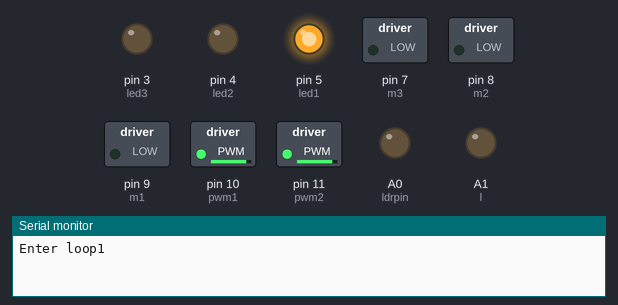
Bench run of a sketch on a simulated Arduino Uno, built with avr-gcc and run on an emulated ATmega328P. Shown: switched loads named in the sketch (green lamp = pin HIGH), output pins drawn as LEDs (lit = HIGH), the last lines printed to the serial monitor.

Above: at 0.5 s.
At 2.0 s:
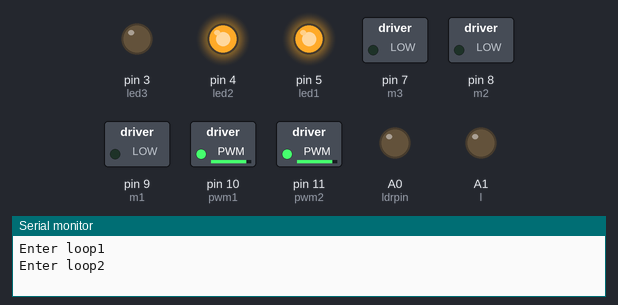
At 4.0 s:
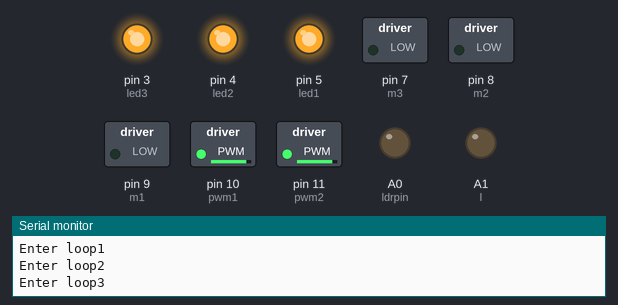
At 5.5 s:
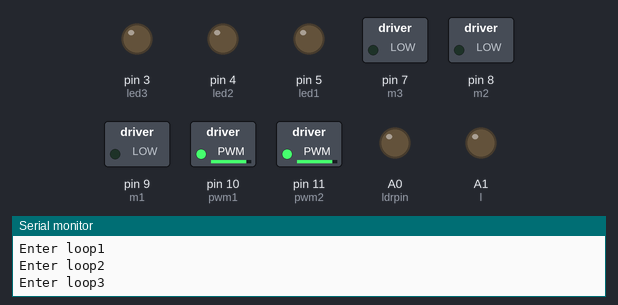
Timing chart, 0 to 9.3 s (numbered marks = the images above):
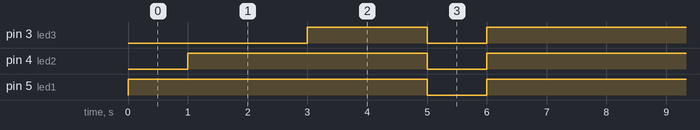

Measured:
- by itself, pin 3 (led3), pin 4 (led2), pin 5 (led1): repeats every 7.2 s: LOW 1.0 s, HIGH 6.2 s

The sketch:

laser_tank.ino
```cpp
#include <SoftwareSerial.h>
SoftwareSerial EEBlue(13,12);
const int laspin=4;
char state;
//char laser;
int i=0;
#define l A1
long int t;
int currentmillis,premillis;

#define ldrpin A0

const int val=400;

#define led1 5
#define led2 4
#define led3 3


#define m1 9
#define m2 8
#define m3 7
#define m4 6
#define pwm1 10
#define pwm2 11


void setup(){

 pinMode(ldrpin,OUTPUT);
  pinMode(l,OUTPUT);

 pinMode(led1,OUTPUT);
  pinMode(led2,OUTPUT);
   pinMode(led3,OUTPUT);

pinMode(A1,HIGH);
pinMode(m1,OUTPUT);
pinMode(m2,OUTPUT);
pinMode(m3,OUTPUT);

pinMode(pwm1,OUTPUT);
pinMode(pwm2,OUTPUT);

analogWrite(pwm1,225);
analogWrite(pwm2,225);

Serial.begin(38400);

EEBlue.begin(38400) ;
  }

void loop() {
  currentmillis=millis();
  //laser='1';0
   if(EEBlue.available())
  {

   state = EEBlue.read();
   /*if(state=='x')
   {laser=state;}*/

      //Serial.print(laser);


  delay(10);}


 if(Serial.available()){

   state = Serial.read();
  Serial.println(state);

    delay(10);
 }


 int a=map(3.3,0,5,0,255);

 if(i<3) {


 if(state=='f')
{
  Serial.println("Motor started:)");
  digitalWrite(m4,LOW);
  digitalWrite(m1,HIGH);
  digitalWrite(m2,LOW);
  digitalWrite (m3,HIGH);

}

  if(state=='l')//turn left
{
   digitalWrite(m4,HIGH);
    Serial.println("Motor started:)");
  digitalWrite(m1,HIGH);
  digitalWrite(m2,LOW);
  digitalWrite (m3,LOW);

}

 if(state=='r')//right turn
  {
     digitalWrite(m4,LOW);
    Serial.println("Motor started:)");
  digitalWrite(m1,LOW);
  digitalWrite(m2,HIGH);
  digitalWrite (m3,HIGH);

  }


 if (state=='b')
 {
  digitalWrite(m4,HIGH);
  Serial.println("Motor :)");
  digitalWrite(m1,LOW);
  digitalWrite(m2,HIGH);
  digitalWrite (m3,LOW);

 }


if(state=='h'|| i==3) {

    Serial.println("Motor stopped!");
    digitalWrite(m1,LOW);
  digitalWrite(m2,LOW);
  digitalWrite(m3,LOW);
  digitalWrite(m4,LOW);
   analogWrite(A1,0);
}
if(state=='x')
 {
  Serial.println(currentmillis);
  if (currentmillis-premillis>1000)
{
  analogWrite(A1,0);
}
  premillis=currentmillis;
  analogWrite(A1,a);
 //delay(4000);
//  if(t>2000)
//  analogWrite(A1,0);
Serial.println(premillis);

 }


 if(EEBlue.available())
  {

   state = EEBlue.read();
   Serial.print(state);


  delay(10);}


 }


  int ldr=analogRead(ldrpin);
 //Serial.println(ldr);

  for(i=0;ldr>=val;i++)
  {

   if(i==1)
   {
    Serial.println("Enter loop1");
      digitalWrite(led1,HIGH);
   delay(1000);
   }

   else if(i==2)
   {
    Serial.println("Enter loop2");
      digitalWrite(led2,HIGH);
      delay(2000);
   }
   else if(i==3)
   {
    Serial.println("Enter loop3");
      digitalWrite(led3,HIGH);
      delay(2000);
   }
     if(i==3)
     {
      digitalWrite(led1,LOW);
      digitalWrite(led2,LOW);
      digitalWrite(led3,LOW);
      delay(1000);
      digitalWrite(led1,HIGH);
      digitalWrite(led2,HIGH);
      digitalWrite(led3,HIGH);
      delay(1000);
      Serial.println("Motor stopped!");
    digitalWrite(m1,LOW);
  digitalWrite(m2,LOW);
  digitalWrite(m3,LOW);
  digitalWrite(m4,LOW);

     }


   }


}
```
